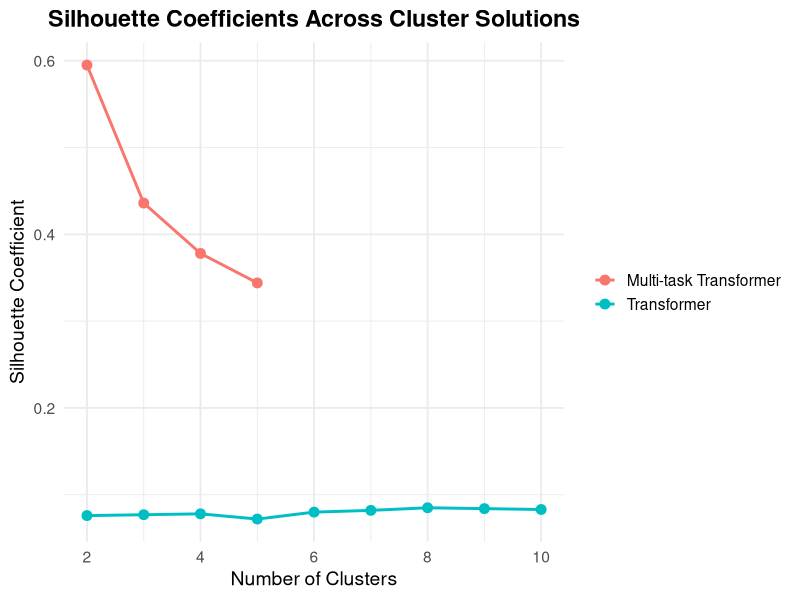

Source code (R):
library(tidyverse)

df <- tribble(
  ~Clusters, ~Silhouette, ~Model,
  2, 0.595, "Multi-task Transformer",
  3, 0.436, "Multi-task Transformer",
  4, 0.378, "Multi-task Transformer",
  5, 0.344, "Multi-task Transformer",
  2, 0.076, "Transformer",
  3, 0.077, "Transformer",
  4, 0.078, "Transformer",
  5, 0.072, "Transformer",
  6, 0.080, "Transformer",
  7, 0.082, "Transformer",
  8, 0.085, "Transformer",
  9, 0.084, "Transformer",
  10, 0.083, "Transformer"
)

ggplot(df,
       aes(x = Clusters,
           y = Silhouette,
           color = Model,
           group = Model)) +
  geom_line(linewidth = 1) +
  geom_point(size = 3) +
  labs(
    title = "Silhouette Coefficients Across Cluster Solutions",
    x = "Number of Clusters",
    y = "Silhouette Coefficient",
    color = NULL
  ) +
  theme_minimal(base_size = 14) +
  theme(
    plot.title = element_text(
      hjust = 0.5,
      face = "bold"
    )
  )

geom_vline(
  xintercept = 2,
  linetype = "dashed"
)
geom_text(
  data = subset(df,
                (Model=="Multi-task Transformer" & Clusters==2) |
                  (Model=="Transformer" & Clusters==8)),
  aes(label = paste0("K=", Clusters))
)
